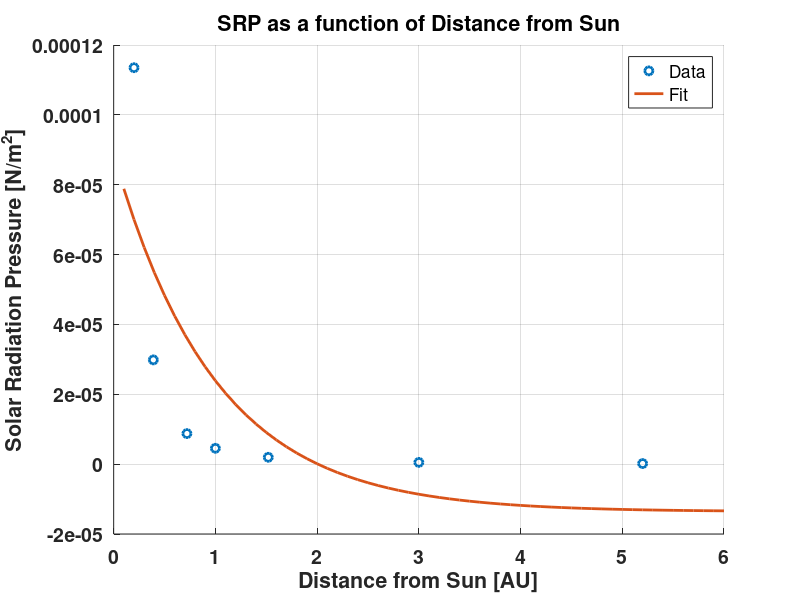

Write the MATLAB code that produced this figure. (Note: this script raises an error after producing the figure.)
%% Berkeley Low-cost Interplanetary Solar Sail (BLISS) project
% This file is used to study the effect of solar radiation pressure on a
% spacecraft initially starting in a geosynchronous (GSO) orbit.
% There are four bodies with the following forces acting upon them:
% Sun   : assumed to be fixed in heliocentric inertial frame
% Earth : Sun's gravity
% Sail  : Sun's gravity, Earth's gravity, force from Solar Radiation Pressure (SRP)
% NEO   : Sun's gravity, Earth's gravity
%% Clear variables, workspace, figures
clear all; clc; clf;
%% Physical constants
m_AU     = (149597870.7)*10^3;                         % [m/AU]     Length of an Astronomical Unit in meters
mu_Sun   = (1.3271244004193938e11)*10^9;               % [m^3/s^2]  Standard gravitational parameter of Sun
mu_Earth = (398600.4418)*10^9;                         % [m^3/s^2]  Standard gravitational parameter of Earth
rE       = (6378.137)*10^3;                            % [m]        Earth equatorial radius
rGEO     = rE + (35786*10^3);                          % [m]        Distance of GSO orbit from Earth's center
%% Satellite parameters (10 gram, 1 square meter area sail)
m        = 0.01;                                       % [kg]       Mass of satellite
A_SRP    = 1.00;                                       % [m^2]      SRP effective area
C_SRP    = 2.00;                                       % [ ]        SRP coefficent, C_SRP = 1 for perfectly absorbing, C_SRP = 2 for perfectly reflective  solar sail
%% Solar Radiation Pressure (SRP) as a function of distance from Sun
% values collected from Wikipedia page on SRP
Rvec = [0.20 0.39 0.72 1.00 1.52 3.00 5.20];           % [AU]       Distance from Sun
Pvec = [227.0 59.7 17.5 9.08 3.93 1.01 0.34]/2*10^-6;  % [N/m^2]    Radiation pressure
% looks exponential, create an exponential fit
fit = @(x) x(1).*exp(x(2).*Rvec) + x(3).*exp(x(4).*Rvec);
[xsol,fval] = fminsearch(@(x) norm(Pvec-fit(x)), [5e-4; 0; -1.5e-4; -1.0] );
Pvecfit = @(R) xsol(1)*exp(xsol(2).*R) + xsol(3)*exp(xsol(4).*R);
figure(1)
lnwidth = 2;
fsize   = 14;
clf;
hold on;
grid on;
plot(Rvec,Pvec,'o','linewidth',2)
Rvectry = 0.1:0.1:6;
plot(Rvectry,Pvecfit(Rvectry),'linewidth',2)
xlabel('Distance from Sun [AU]'); ylabel('Solar Radiation Pressure [N/m^2]');
title('SRP as a function of Distance from Sun')
legend('Data','Fit')
set(gca, 'FontSize', fsize,'FontWeight','bold')
P_SRP = @(r) Pvecfit(r/m_AU);   % function of distance in meters
%% Initial conditions and ODE solver settings
r_Sun_Earth = m_AU;
x0_Earth    = [r_Sun_Earth;0;0;0;sqrt(mu_Sun/r_Sun_Earth);0];
Rot         = @(a) [cos(a) sin(a) 0;-sin(a) cos(a) 0;0 0 1];   % x0_NEO = [m_AU+100*rGEO;0;0;0;-1.3*sqrt(mu_Sun/(m_AU+100*rGEO));0];
x0_Sail     = kron(eye(2),Rot(0.0*pi/180))*[r_Sun_Earth+100*rGEO;0;0;0;sqrt(mu_Sun/(r_Sun_Earth+100*rGEO));0];
% x0_NEO      = kron(eye(2),Rot(42*pi/180))*[-7.470427658352538e+11;2.078004922068783e+11;0;0;0;0];
x0_NEO      = kron(eye(2),Rot(42*pi/180))*[-7.470427658352538e+11;2.078004922068783e+11;0;0;0;0];
x0          = [x0_Earth;x0_Sail;x0_NEO];
dt          = 200;
tEnd        = 2*365*86164;%690*86164;
options     = odeset('AbsTol',1e-12,'RelTol',1e-12);
%% Solve for trajectories
tStart = tic;
[tSim,xSim] = ode23s(@(t,x) fsim(t,x,mu_Sun,mu_Earth,m,P_SRP,C_SRP,A_SRP),0:dt:tEnd,x0,options);
toc(tStart)
%% Extract Inputs

Plot_inputs = 1;   % set to 1 to plot input figure. Takes some seconds.
if Plot_inputs
    tStart = tic;
    numt = numel(tSim);
    [xdotSim,avec_Sun_EarthSim,avec_Sun_SailSim,avec_Sun_NEOSim,avec_Earth_SailSim,avec_Earth_NEOSim,avec_SRP_SailSim] = cellfun(@(t,x) fsim(t,x,mu_Sun,mu_Earth,m,P_SRP,C_SRP,A_SRP), num2cell(tSim), num2cell(xSim',1)','uni',0);
    avec_Sun_EarthSim_mat  = reshape(cell2mat(avec_Sun_EarthSim),3,numt);
    avec_Sun_SailSim_mat   = reshape(cell2mat(avec_Sun_SailSim),3,numt);
    avec_Sun_NEOSim_mat    = reshape(cell2mat(avec_Sun_NEOSim),3,numt);
    avec_Earth_SailSim_mat = reshape(cell2mat(avec_Earth_SailSim),3,numt);
    avec_Earth_NEOSim_mat  = reshape(cell2mat(avec_Earth_NEOSim),3,numt);
    avec_SRP_SailSim_mat   = reshape(cell2mat(avec_SRP_SailSim),3,numt);
    
    xdotSim_mat = cell2mat(xdotSim);
    
    dx = reshape(xdotSim_mat',18,numt);
    dx_Earth    = dx(1:6,:);
    dx_Sail     = dx(7:12,:);
    dx_NEO      = dx(13:18,:);
    atot_Earth  = dx_Earth(4:6,:);
    atot_Sail   = dx_Sail(4:6,:);
    atot_NEO    = dx_NEO(4:6,:);
    atot_Earth_mag = vecnorm(atot_Earth,2,1);
    atot_Sail_mag  = vecnorm(atot_Sail,2,1);
    atot_NEO_mag = vecnorm(atot_NEO,2,1);
    
    a_grav_Sun_Earth_mag  = vecnorm(avec_Sun_EarthSim_mat,2,1);
    a_grav_Sun_Sail_mag   = vecnorm(avec_Sun_SailSim_mat,2,1);
    a_grav_Sun_NEO_mag    = vecnorm(avec_Sun_NEOSim_mat,2,1);
    a_grav_Earth_Sail_mag = vecnorm(avec_Earth_SailSim_mat,2,1);
    a_grav_Earth_NEO_mag  = vecnorm(avec_Earth_NEOSim_mat,2,1);
    a_SRP_Sail_mag        = vecnorm(avec_SRP_SailSim_mat,2,1);
    toc(tStart)
    
    figure(2);
    clf;
    lnwidth = 2;
    fsize   = 14;
    plot(tSim/86164,a_grav_Sun_Sail_mag,'color',[243 130 53]/255,'linewidth',lnwidth);
    hold on
    plot(tSim/86164,a_grav_Earth_Sail_mag,'color',[0 0.447 0.741],'linewidth',lnwidth);
    plot(tSim/86164,a_SRP_Sail_mag,'color',[0.6350 0.0780 0.1840],'linewidth',lnwidth);
    plot(tSim/86164,atot_Sail_mag,'color','k','linestyle','--','linewidth',lnwidth);
    ytickformat('%.1f')
    xlabel('time [Days]'); ylabel('Specific Forces [m/s^2]');
    title('Specific Force Magnitudes acting on Sail')
    legend('Sun gravity','Earth gravity','SRP','Total','location','best')
    grid on;
    set(gca, 'FontSize', fsize,'FontWeight','bold')
    
    figure(3);
    clf;
    lnwidth = 2;
    fsize   = 14;
    plot(tSim/86164,a_grav_Sun_NEO_mag,'color',[243 130 53]/255,'linewidth',lnwidth);
    hold on
    plot(tSim/86164,a_grav_Earth_NEO_mag,'color',[0 0.447 0.741],'linewidth',lnwidth);
    % plot(tSim/86164,atot_NEO_mag,'color','k','linewidth',lnwidth);
    ytickformat('%.1f')
    xlabel('time [Days]'); ylabel('Specific Forces [m/s^2]');
    title('Specific Force Magnitudes acting on NEO')
    legend('Sun gravity','Earth gravity','location','best')
    grid on;
    set(gca, 'FontSize', fsize,'FontWeight','bold')
    
    figure(4);
    clf;
    lnwidth = 2;
    fsize   = 14;
    plot(tSim/86164,a_grav_Sun_Earth_mag,'color',[243 130 53]/255,'linewidth',lnwidth);
    % hold on
    % plot(tSim/86164,atot_Earth_mag,'color','k','linewidth',lnwidth);
    % ytickformat('%.1f')
    xlabel('time [Days]'); ylabel('Specific Forces [m/s^2]');
    title('Specific Forces acting on Earth')
    legend('Sun gravity','location','best')
    grid on;
    set(gca, 'FontSize', fsize,'FontWeight','bold')
end
%% Closest Point of Approach
rvec_Sun_Sail     = xSim(:,7:9);
rvec_Sun_NEO      = xSim(:,13:15);
rvec_Sail_NEO     = rvec_Sun_NEO - rvec_Sun_Sail;
r_Sail_NEO        = vecnorm(rvec_Sail_NEO,2,2);
[CPA_Sail_NEO,t_CPA_Sail_NEO] = min(r_Sail_NEO);
disp(['Closest point of approach to NEO is ',num2str(CPA_Sail_NEO/1000,'%0.1f'),' [km] at Day ',num2str(tSim(t_CPA_Sail_NEO)/86164,'%0.1f')])
%% Animation
xtrajSim = xSim(:,1:6:end)';
ytrajSim = xSim(:,2:6:end)';
ztrajSim = xSim(:,3:6:end)';

recordAnimation2File = 0;   % set to 1 to save a movie file to the animation subfolder
figure(99)
clf;
animateSolarSystem(xtrajSim,ytrajSim,ztrajSim,tSim,tSim(end),recordAnimation2File)
%% Model
function [xdot,avec_Sun_Earth,avec_Sun_Sail,avec_Sun_NEO,avec_Earth_Sail,avec_Earth_NEO,avec_SRP_Sail] = fsim(t,x,mu_Sun,mu_Earth,m,P_SRP,C_SRP,A_SRP)
% States
rvec_Sun_Earth    = x(1:3);
vvec_Sun_Earth    = x(4:6);
rvec_Sun_Sail     = x(7:9);
vvec_Sun_Sail     = x(10:12);
rvec_Sun_NEO      = x(13:15);
vvec_Sun_NEO      = x(16:18);

% Absolute distances w.r.t Sun
r_Sun_Earth       = norm(rvec_Sun_Earth);
r_Sun_Sail        = norm(rvec_Sun_Sail);
r_Sun_NEO         = norm(rvec_Sun_NEO);

% Relative positions and distances
rvec_Earth_Sail   = rvec_Sun_Sail - rvec_Sun_Earth;
rvec_Earth_NEO    = rvec_Sun_NEO - rvec_Sun_Earth;
r_Earth_Sail      = norm(rvec_Earth_Sail);
r_Earth_NEO       = norm(rvec_Earth_NEO);

% Sun's gravity on Earth, Sail, and NEO
avec_Sun_Earth    = -mu_Sun/r_Sun_Earth^3 * rvec_Sun_Earth;
avec_Sun_Sail     = -mu_Sun/r_Sun_Sail^3  * rvec_Sun_Sail;
avec_Sun_NEO      = zeros(3,1);%-mu_Sun/r_Sun_NEO^3   * rvec_Sun_NEO;

% Earth's gravity on Sail and NEO
avec_Earth_Sail   = -mu_Earth/r_Earth_Sail^3 * rvec_Earth_Sail;
avec_Earth_NEO    = -mu_Earth/r_Earth_NEO^3 * rvec_Earth_NEO;

% SRP on Sail (A_SRP is a constant 1.0 m^2 right now but through control of
% sail orientation, we can have this vary between 0 <= A_SRP <= 1.
avec_SRP_Sail     = (1/m) * P_SRP(r_Sun_Sail) * C_SRP * A_SRP * rvec_Sun_Sail/r_Sun_Sail;

% State derivatives
rdotvec_Sun_Earth = vvec_Sun_Earth;
rdotvec_Sun_Sail  = vvec_Sun_Sail;
rdotvec_Sun_NEO   = vvec_Sun_NEO;
vdotvec_Sun_Earth = avec_Sun_Earth;
vdotvec_Sun_Sail  = avec_Sun_Sail + avec_Earth_Sail + avec_SRP_Sail;
vdotvec_Sun_NEO   = avec_Sun_NEO + avec_Earth_NEO;

xdot = [rdotvec_Sun_Earth;vdotvec_Sun_Earth;rdotvec_Sun_Sail;vdotvec_Sun_Sail;rdotvec_Sun_NEO;vdotvec_Sun_NEO];
end